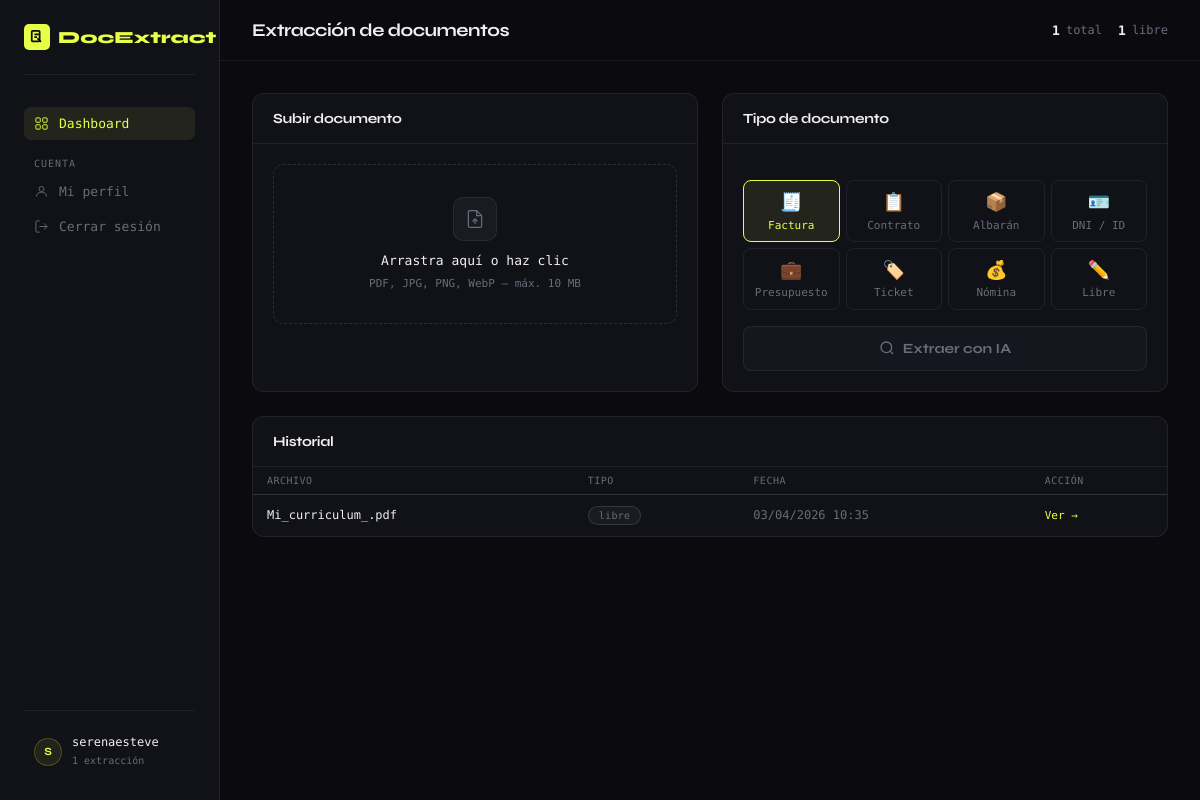
The page /dashboard (signed in) on the database its author committed.
### app.py (models this page shows)
class User(db.Model):
    id = db.Column(db.Integer, primary_key=True)
    username = db.Column(db.String(80), unique=True, nullable=False)
    email = db.Column(db.String(120), unique=True, nullable=False)
    password_hash = db.Column(db.String(256), nullable=False)
    created_at = db.Column(db.DateTime, default=datetime.utcnow)
    extractions = db.relationship("Extraction", backref="user", lazy=True, cascade="all, delete-orphan")

class Extraction(db.Model):
    id = db.Column(db.Integer, primary_key=True)
    user_id = db.Column(db.Integer, db.ForeignKey("user.id"), nullable=False)
    filename = db.Column(db.String(255))
    doc_type = db.Column(db.String(50))
    result_json = db.Column(db.Text)
    raw_text = db.Column(db.Text)
    created_at = db.Column(db.DateTime, default=datetime.utcnow)

### app.py (the view)
@app.route("/dashboard")
@login_required
def dashboard():
    user = User.query.get(session["user_id"])
    extractions = Extraction.query.filter_by(user_id=user.id).order_by(Extraction.created_at.desc()).all()
    total = len(extractions)
    doc_types = {}
    for e in extractions:
        doc_types[e.doc_type] = doc_types.get(e.doc_type, 0) + 1
    return render_template("dashboard.html", user=user, extractions=extractions, total=total, doc_types=doc_types)

### app.py (called while the page is built)
def login_required(f):
    @wraps(f)
    def decorated(*args, **kwargs):
        if "user_id" not in session:
            return redirect(url_for("login"))
        return f(*args, **kwargs)
    return decorated

### templates/dashboard.html (shortened to what this page needs)
<!DOCTYPE html>
<html lang="es">
<head>
</head>
<body>
<nav class="sidebar">
  <a href="{{ url_for('dashboard') }}" class="logo">
    <div class="logo-icon">
      <svg viewBox="0 0 16 16" fill="none" stroke="#0a0a0f" stroke-width="2">
        <rect x="2" y="1" width="9" height="12" rx="1"/>
        <path d="M5 5h5M5 8h3"/>
        <path d="M9 10l3 3" stroke-linecap="round"/>
      </svg>
    </div>
    DocExtract
  </a>
  <div class="nav">
    <a href="{{ url_for('dashboard') }}" class="nav-link active">
      <svg viewBox="0 0 24 24" fill="none" stroke="currentColor" stroke-width="1.5"><rect x="3" y="3" width="7" height="7" rx="1"/><rect x="14" y="3" width="7" height="7" rx="1"/><rect x="3" y="14" width="7" height="7" rx="1"/><rect x="14" y="14" width="7" height="7" rx="1"/></svg>
      Dashboard
    </a>
    <span class="nav-section">Cuenta</span>
    <a href="{{ url_for('profile') }}" class="nav-link">
      <svg viewBox="0 0 24 24" fill="none" stroke="currentColor" stroke-width="1.5"><circle cx="12" cy="8" r="4"/><path d="M4 20c0-4 3.6-7 8-7s8 3 8 7"/></svg>
      Mi perfil
    </a>
    <a href="{{ url_for('logout') }}" class="nav-link">
      <svg viewBox="0 0 24 24" fill="none" stroke="currentColor" stroke-width="1.5"><path d="M9 21H5a2 2 0 0 1-2-2V5a2 2 0 0 1 2-2h4"/><polyline points="16,17 21,12 16,7"/><line x1="21" y1="12" x2="9" y2="12"/></svg>
      Cerrar sesión
    </a>
  </div>
  <div class="sidebar-footer">
    <a href="{{ url_for('profile') }}" class="user-chip">
      <div class="avatar">{{ user.username[0].upper() }}</div>
      <div class="user-info">
        <span>{{ user.username }}</span>
        <small>{{ total }} extracción{% if total != 1 %}es{% endif %}</small>
      </div>
    </a>
  </div>
</nav>
<div class="topbar">
  <h1>Extracción de documentos</h1>
  <div class="stats-row">
    <div class="stat-item">
      <span class="stat-num">{{ total }}</span>
      <span>total</span>
    </div>
    {% for t, c in doc_types.items() %}
    <div class="stat-item">
      <span class="stat-num">{{ c }}</span>
      <span>{{ t }}</span>
    </div>
    {% endfor %}
  </div>
</div>
<main class="main">
  <div class="card">
    <div class="card-header">
      <span class="card-title">Subir documento</span>
    </div>
    <div class="card-body">
      <div class="upload-zone" id="drop-zone">
        <div class="upload-icon">
          <svg viewBox="0 0 24 24" fill="none" stroke="currentColor" stroke-width="1.5"><path d="M14 2H6a2 2 0 0 0-2 2v16a2 2 0 0 0 2 2h12a2 2 0 0 0 2-2V8z"/><polyline points="14,2 14,8 20,8"/><line x1="12" y1="18" x2="12" y2="12"/><polyline points="9,15 12,12 15,15"/></svg>
        </div>
        <p>Arrastra aquí o haz clic</p>
        <small>PDF, JPG, PNG, WebP — máx. 10 MB</small>
      </div>
    </div>
  </div>
  <div class="card">
    <div class="card-header">
      <span class="card-title">Tipo de documento</span>
    </div>
    <div class="card-body">
      <div class="type-grid">
        <button class="type-btn active" data-type="factura" onclick="setType(this)">
          <span class="type-emoji">🧾</span>Factura
        </button>
        <button class="type-btn" data-type="contrato" onclick="setType(this)">
          <span class="type-emoji">📋</span>Contrato
        </button>
        <button class="type-btn" data-type="albaran" onclick="setType(this)">
          <span class="type-emoji">📦</span>Albarán
        </button>
        <button class="type-btn" data-type="dni" onclick="setType(this)">
          <span class="type-emoji">🪪</span>DNI / ID
        </button>
        <button class="type-btn" data-type="presupuesto" onclick="setType(this)">
          <span class="type-emoji">💼</span>Presupuesto
        </button>
        <button class="type-btn" data-type="ticket" onclick="setType(this)">
          <span class="type-emoji">🏷️</span>Ticket
        </button>
        <button class="type-btn" data-type="nomina" onclick="setType(this)">
          <span class="type-emoji">💰</span>Nómina
        </button>
        <button class="type-btn" data-type="libre" onclick="setType(this)">
          <span class="type-emoji">✏️</span>Libre
        </button>
      </div>
      <button class="btn-extract" id="extract-btn" onclick="doExtract()" disabled>
        <svg viewBox="0 0 24 24" fill="none" stroke="currentColor" stroke-width="2"><circle cx="11" cy="11" r="8"/><line x1="21" y1="21" x2="16.65" y2="16.65"/></svg>
        Extraer con IA
      </button>
    </div>
  </div>
  <div class="card history-card">
    <div class="card-header">
      <span class="card-title">Historial</span>
    </div>
    {% if extractions %}
    <table class="history-table">
      <thead>
        <tr>
          <th>Archivo</th>
          <th>Tipo</th>
          <th>Fecha</th>
          <th>Acción</th>
        </tr>
      </thead>
      <tbody>
        {% for e in extractions %}
        <tr>
          <td>{{ e.filename }}</td>
          <td><span class="doc-type-badge badge-{{ e.doc_type }}">{{ e.doc_type }}</span></td>
          <td style="color: var(--muted)">{{ e.created_at.strftime('%d/%m/%Y %H:%M') }}</td>
          <td><a href="{{ url_for('view_extraction', extraction_id=e.id) }}" class="link-view">Ver →</a></td>
        </tr>
        {% endfor %}
      </tbody>
    </table>
    {% else %}
    <div class="history-empty">
      <svg viewBox="0 0 24 24" fill="none" stroke="currentColor" stroke-width="1"><circle cx="12" cy="12" r="10"/><path d="M12 6v6l4 2"/></svg>
      Sin extracciones todavía. ¡Sube tu primer documento!
    </div>
    {% endif %}
  </div>
</main>
</body>
</html>

### rows shown on the page
User: username "S", username "serenaesteve"
Extraction: c "1", doc_type "libre", filename "Mi_curriculum_.pdf", created_at "03/04/2026 10:35"

### other values the page prints
{{ total }} "1"
